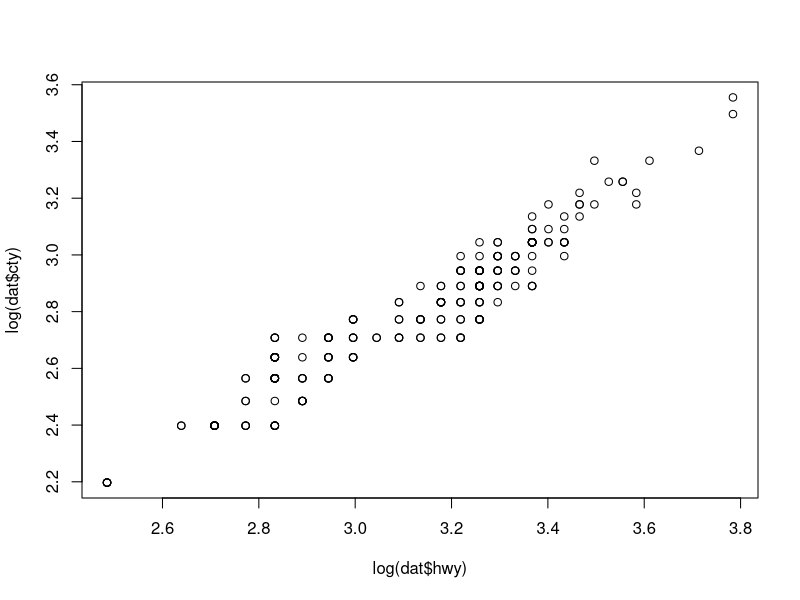
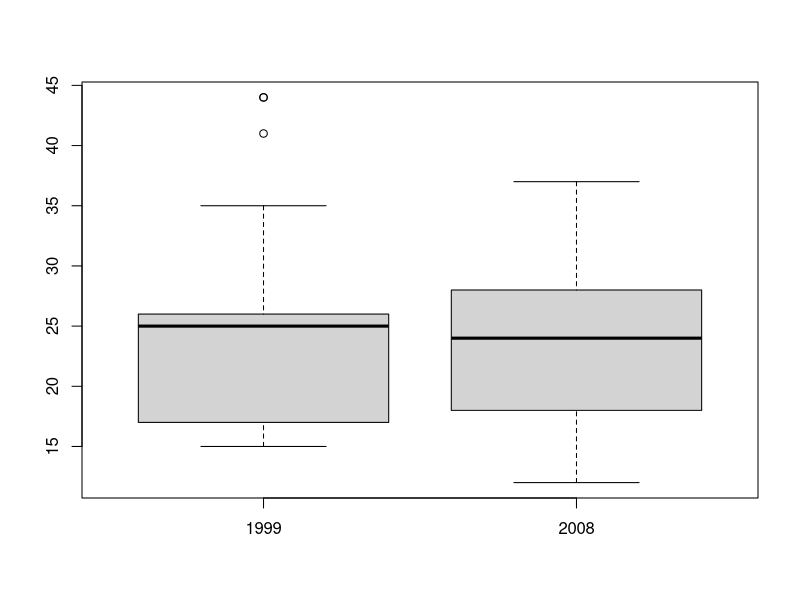

Reproduce these figures in R, in order.
## ---- chunk 1
knitr::opts_chunk$set(echo = TRUE)
## ---- chunk 2
f <- c(-10,15)
(f-32)/1.8

cel <- (f-32)/1.8
cel

## ---- chunk 3


rep(x=0:1,times=100)

vec200<- rep(x=0:1,times=100)

vec200
## ---- chunk 4

round(sqrt(1:1001))
rd <- round(sqrt(1:1001))
duplicated(rd)
rdd<-duplicated(rd)
table(rdd)#FALSE is the number of Prefect squares we have n [1:1001]
a<- table(rdd)
a[['FALSE']]
numPerfect<- a[['FALSE']]
numPerfect
## ---- chunk 5
library(ggplot2)
summary(mpg)
dat<- mpg
View(dat)
sort(dat$hwy)
head(sort(dat$hwy),3)
top3 <-head(sort(dat$hwy),3)
top3
## ---- chunk 6
dat[dat$class=='compact',]
modelscompact<-dat[dat$class=='compact',]
models<-modelscompact$model
duplicated(models)
dm<-duplicated(models)
table(dm)
aa<- table(dm)
aa[["FALSE"]]
numCompact <- aa[["FALSE"]]
numCompact
## ---- chunk 7
plot(log(dat$hwy),log(dat$cty))
## ---- chunk 8
dathwy <- dat$hwy
dathwy[dat$year==1999]
dathwy[dat$year==2008]
boxplot(dathwy[dat$year==1999],dathwy[dat$year==2008],names=c("1999","2008"))
summary(dathwy[dat$year==1999])
summary(dathwy[dat$year==2008])

